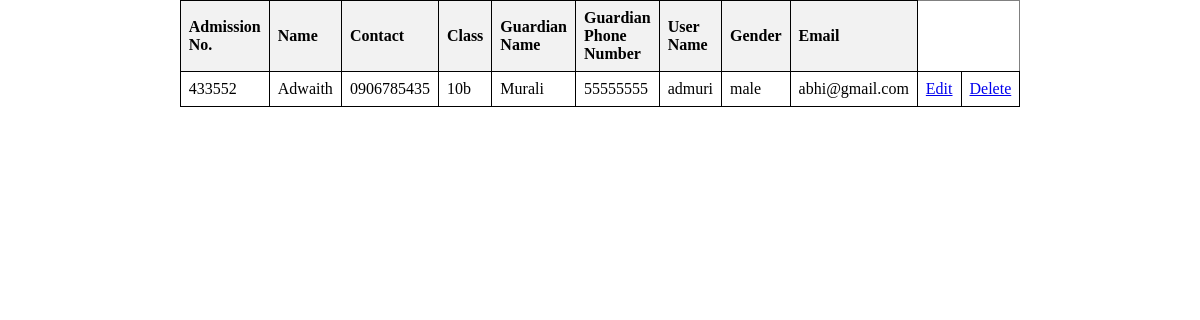
The app's page /view_students/ with its own data.
### signapp/models.py (models this page shows)
class StudentsMod(models.Model):
    admissionno = models.CharField(primary_key=True,max_length=12)
    name = models.CharField(max_length=50)
    classstud = models.CharField(max_length=5)
    contact = models.CharField(max_length=10)
    guardianName = models.CharField(max_length=30)
    guradPhone = models.CharField(max_length=10)
    userName = models.CharField(max_length=6)
    gender = models.CharField(max_length=7)
    email = models.CharField(max_length=30,unique=True)
    password = models.CharField(max_length=32, default=None, blank=True, null=True)
    usertype = models.CharField(max_length=100,default='Student')

### signapp/views.py (the view)
# urls.py: path('view_students/', views.view_students, name='view_students'),
def view_students(request):
    my_students = StudentsMod.objects.all()
    return render(request, 'studentstable.html', {'my_students': my_students})

### signapp/templates/studentstable.html (shortened to what this page needs)
<!DOCTYPE html>
<html lang="en">
  <head>
  </head>
  <body>
    <table border="1">
      <tr>
        <th>Admission No.</th>
        <th>Name</th>
        <th>Contact</th>
        <th>Class</th>
        <th>Guardian Name</th>
        <th>Guardian Phone Number</th>
        <th>User Name</th>
        <th>Gender</th>
        <th>Email</th>
      </tr>
      {% for my_students in my_students %}
      <tr>
        <td>{{ my_students.admissionno }}</td>
        <td>{{ my_students.name }}</td>
        <td>{{ my_students.contact }}</td>
        <td>{{ my_students.classstud }}</td>
        <td>{{ my_students.guardianName }}</td>
        <td>{{ my_students.guradPhone }}</td>
        <td>{{ my_students.userName }}</td>
        <td>{{ my_students.gender }}</td>
        <td>{{ my_students.email }}</td>
        <td>
          <a href="{% url 'edit_student' admissionno=my_students.admissionno %}"
            >Edit</a
          >
        </td>
        <td>
          <a
            href="{% url 'delete_student' admissionno=my_students.admissionno %}"
            >Delete</a
          >
        </td>
      </tr>
      {% endfor %}
    </table>
  </body>
</html>

### signapp/templates/studentstable.html (style rules this page uses)
body { display: flex; justify-content: center; margin: 0; }
table { border-collapse: collapse; width: 50%; }
th, td { border: 1px solid black; padding: 8px; text-align: left; }
th { background-color: #f2f2f2; }

### records on screen
StudentsMod: admissionno "433552", name "Adwaith", contact "0906785435", classstud "10b", guardianName "Murali", guradPhone "55555555", userName "admuri", gender "male", email "abhi@gmail.com"
